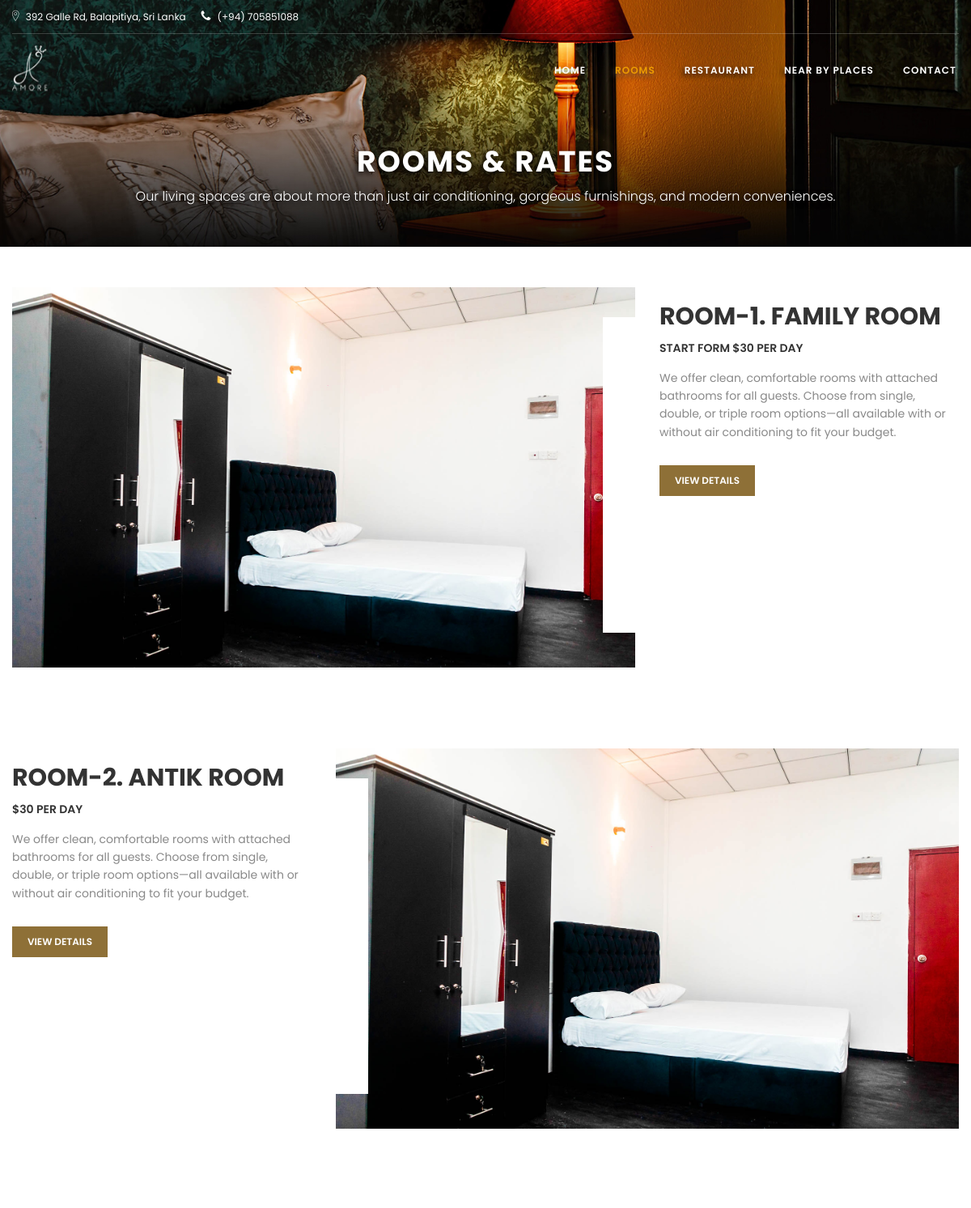
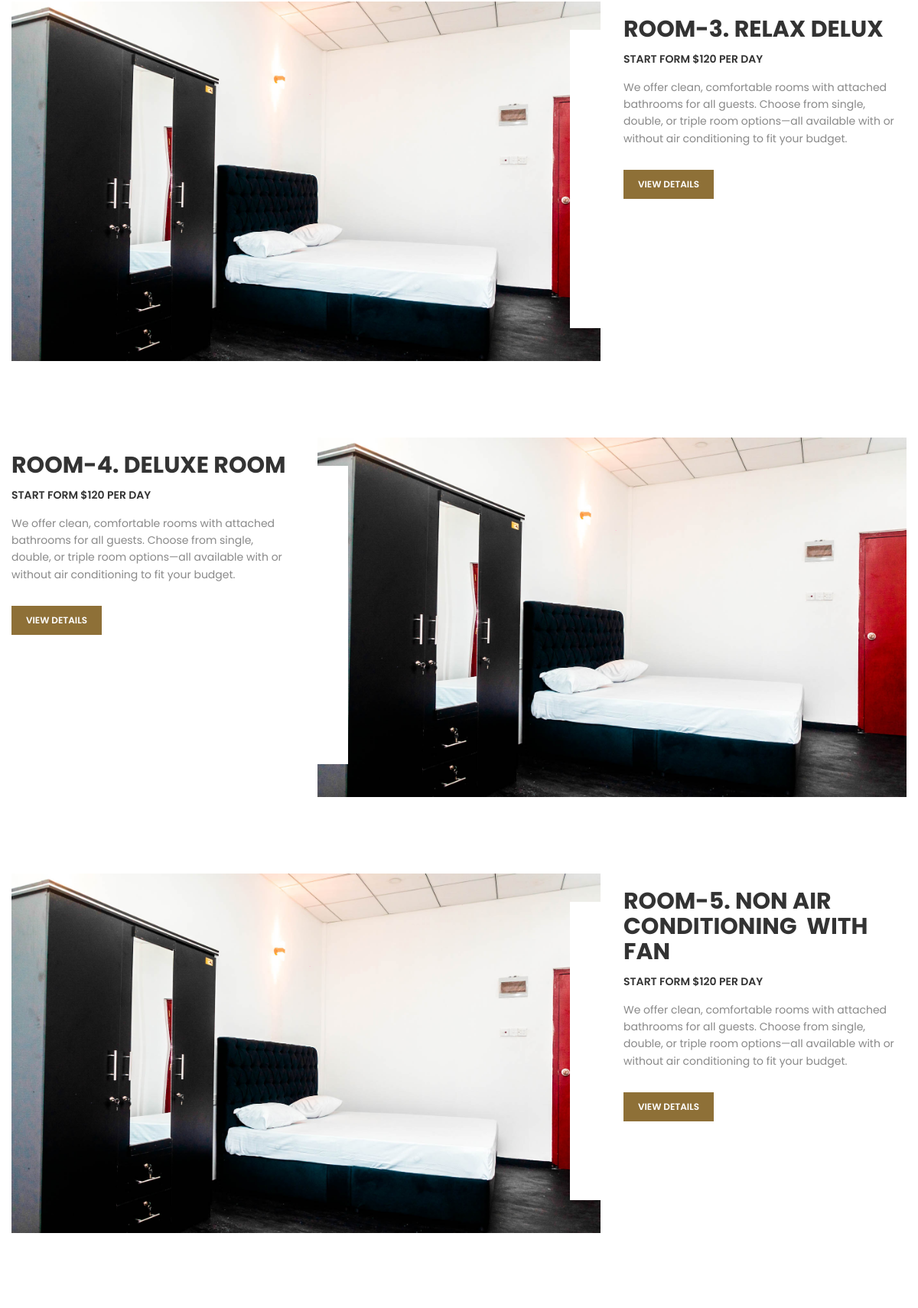
The page /rooms.php (upper part) on the database its author committed (2 pictures, top to bottom).
### tables this page shows
CREATE TABLE IF NOT EXISTS `settings` (
  `setting` char(50) NOT NULL,
  `value` char(50) DEFAULT NULL
);

CREATE TABLE IF NOT EXISTS `rooms` (
  `id` int(2) NOT NULL AUTO_INCREMENT,
  `room_number` char(4) NOT NULL,
  `name` char(64) NOT NULL,
  `overview_subtitle` char(64) DEFAULT NULL,
  `overview_decription` text DEFAULT NULL,
  `overview_image` text DEFAULT NULL,
  `description` varchar(255) DEFAULT NULL,
  `header_bg_image` text DEFAULT NULL,
  `adults` int(2) NOT NULL,
  `children` int(2) DEFAULT 0,
  `bed` char(20) NOT NULL,
  `view` char(20) NOT NULL,
  `size` char(20) NOT NULL,
  `price` float NOT NULL,
  `home_description` varchar(255) DEFAULT NULL,
  `home_image` text DEFAULT NULL,
  `color` char(7) DEFAULT NULL,
  `status` tinyint(1) NOT NULL DEFAULT 1 COMMENT '1=active',
  PRIMARY KEY (`id`)
);

### templates/common.php (called while the page is built, shortened)
<?php
function getScriptName()
{
    $filename = baseName($_SERVER['REQUEST_URI']);
    $ipos = strpos($filename, "?");
    return $filename;
}
function getContactMobileNumber()
{
    include('config.php');
    $result = mysqli_query($conn2, "SELECT `value` FROM `settings` WHERE `setting`='mobile_number'");
    if ($result && mysqli_num_rows($result) > 0) {
        $row = mysqli_fetch_assoc($result);
        return $row['value'];
    }
    return null;
}
function getAddress()
{
    include('config.php');
    $result = mysqli_query($conn2, "SELECT `value` FROM settings WHERE `setting`='address'");
    if ($result && mysqli_num_rows($result) > 0) {
        $row = mysqli_fetch_assoc($result);
        return $row['value'];
    }
    return null;
}
?>

### rooms.php (the view)
<?php
include_once('templates/header.php');
$rooms = array();
$query = "SELECT id, name, overview_subtitle, overview_decription FROM rooms WHERE status='1'";
$result = mysqli_query($conn, $query);
while($row = mysqli_fetch_assoc($result)){
    $room_id = $row['id'];
    $room_name = $row['name'];
    $images = glob("images/rooms/room".$room_id."-*.*");
    $default_image = "images/rooms/room".$room_id."-default.jpg";
    if(empty($images)){
        if(file_exists($default_image)){
            $images[] = $default_image;
        } else {
            $images[] = "images/rooms/room-overview-default-image.jpg";
        }
    }
    $rooms[] = [
        'id' => $room_id,
        'name' => $room_name,
        'subtitle' => $row['overview_subtitle'],
        'description' => $row['overview_decription'],
        'images' => $images
    ];
}
?>
<section class="banner-tems text-center bg-rooms">
    <div class="container">
        <div class="banner-content">
            <h2>ROOMS & RATES</h2>
            <p>Our living spaces are about more than just air conditioning, gorgeous furnishings, and modern conveniences.</p>
        </div>
    </div>
</section>
<section class="body-room-2">
    <div class="container">
        <?php
        if(!empty($rooms)) {
            foreach($rooms as $i => $room){
                $classes_01 = $classes_02 = '';
                $image_class = 'img';
                if($i % 2 != 0){
                    $classes_01 = 'col-lg-push-4 col-md-push-4';
                    $classes_02 = 'col-lg-pull-8 col-md-pull-8';
                    $image_class = 'img1';
                }
                $carousel = '<div class="room-carousel">';
                foreach($room['images'] as $img){
$carousel .= '<a href="room.php?id='.$room['id'].'">
                <img src="'.$img.'"
                     alt="'.$room['name'].'"
                     title="'.$room['name'].'"
                     style="width:100%; height:470px; object-fit:cover; display:block;">
              </a>';                }
                $carousel .= '</div>';
                echo '
                <div class="wrap-room2">
                    <div class="row">
                        <div class="col-xs-12 col-sm-12 col-md-8 col-lg-8 '.$classes_01.'">
                            <div class="'.$image_class.'">
                                '.$carousel.'
                            </div>
                        </div>
                        <div class="col-xs-12 col-sm-12 col-md-4 col-lg-4 '.$classes_02.'">
                            <div class="text">
                                <h2 class="h2-rooms">'.$room['name'].'</h2>
                                <h5 class="h5-room">'.$room['subtitle'].'</h5>
                                <p>'.$room['description'].'</p>
                                <a href="room.php?id='.$room['id'].'&case=book_now" class="view-dateails btn btn-room">VIEW DETAILS</a>
                            </div>
                        </div>
                    </div>
                </div>';
            }
        } else {
            echo '<h3 class="text-center">Rooms details are coming soon.</h3>';
        }
        ?>
    </div>
</section>
<?php include_once('templates/footer.php'); ?>

### templates/header.php (shortened to what this page needs)
<?php include('common.php');  ?>
<!DOCTYPE html>
<html lang="en">
<head>
    <link rel="stylesheet" type="text/css" href="css/home/font-awesome.css">
    <link rel="stylesheet" type="text/css" href="css/home/ionicons.min.css">
    <link rel="stylesheet" type="text/css" href="css/home/owl.carousel.min.css">
    <link rel="stylesheet" type="text/css" href="css/home/gallery.css">
    <link rel="stylesheet" type="text/css" href="css/home/vit-gallery.css">
    <link rel="stylesheet" type="text/css" href="css/home/bootstrap-select.min.css">
    <link rel="stylesheet" type="text/css" href="css/home/bootstrap-datepicker.css" />
    <link rel="stylesheet" href="css/home/styles.css">
</head>
<body>
    <header class="header-sky">
        <div class="container">
            <div class="header-top">
                <div class="header-top-left">
                    <span style="text-shadow: -2px 3px 7px rgba(0,0,0,0.9);"><i class="ion-ios-location-outline"></i> <?php echo getAddress(); ?></span>
                    <span style="text-shadow: -2px 3px 7px rgba(0,0,0,0.9);"><i class="fa fa-phone" aria-hidden="true"></i> <?php echo getContactMobileNumber(); ?></span>
                </div>
            </div>
        </div>
        <div class="menu-header">
            <nav class="navbar navbar-fixed-top">
                <div class="container">
                    <div class="navbar-header ">
                        <a class="navbar-brand" href="index.php" title="Hotel Amore Logo"><img src="images/logos/white-logo.png" alt="Hotel Amore Logo"></a>
                    </div>
                    <div class="collapse navbar-collapse">
                        <ul class="nav navbar-nav navbar-right">
                            <li <?php if((getScriptName() == "home.php") || getScriptName() == "") echo 'class="active"'; else '' ?>><a href="home.php" title="Home">Home</a></li>
                            <li <?php if(getScriptName() == "rooms.php" || getScriptName() == "room.php") echo 'class="active"'; else '' ?>><a href="rooms.php" title="Rooms">Rooms</a></li>
                            <li <?php if(getScriptName() == "restaurant.php") echo 'class="active"'; else '' ?>><a href="restaurant.php" title="Restaurant">Restaurant</a></li>
                            <li <?php if(getScriptName() == "near_by_places.php") echo 'class="active"'; else '' ?>><a href="near_by_places.php" title="Near by Places">Near by Places</a></li>
                            <li <?php if(getScriptName() == "contact.php") echo 'class="active"'; else '' ?>><a href="contact.php" title="Contact">Contact</a></li>
                        </ul>
                    </div>
                </div>
            </nav>
        </div>
    </header>

### templates/footer.php (shortened to what this page needs)
</body>
</html>

### rows shown on the page
settings: value "392 Galle Rd, Balapitiya, Sri Lanka"
settings: value "(+94) 705851088"
rooms: name "ROOM-1. FAMILY ROOM", overview_subtitle "START FORM $30 PER DAY", overview_decription "We offer clean, comfortable rooms with attached bathrooms for all guests. Choose from single, double, or triple room options—all available with or without air conditioning to fit your budget."
rooms: name "ROOM-2. ANTIK ROOM", overview_subtitle "$30 PER DAY", overview_decription "We offer clean, comfortable rooms with attached bathrooms for all guests. Choose from single, double, or triple room options—all available with or without air conditioning to fit your budget."
rooms: name "ROOM-3. RELAX DELUX", overview_subtitle "START FORM $120 PER DAY", overview_decription "We offer clean, comfortable rooms with attached bathrooms for all guests. Choose from single, double, or triple room options—all available with or without air conditioning to fit your budget."
rooms: name "ROOM-4. DELUXE ROOM", overview_subtitle "START FORM $120 PER DAY", overview_decription "We offer clean, comfortable rooms with attached bathrooms for all guests. Choose from single, double, or triple room options—all available with or without air conditioning to fit your budget."
rooms: name "ROOM-5. NON AIR CONDITIONING WITH FAN", overview_subtitle "START FORM $120 PER DAY", overview_decription "We offer clean, comfortable rooms with attached bathrooms for all guests. Choose from single, double, or triple room options—all available with or without air conditioning to fit your budget."
